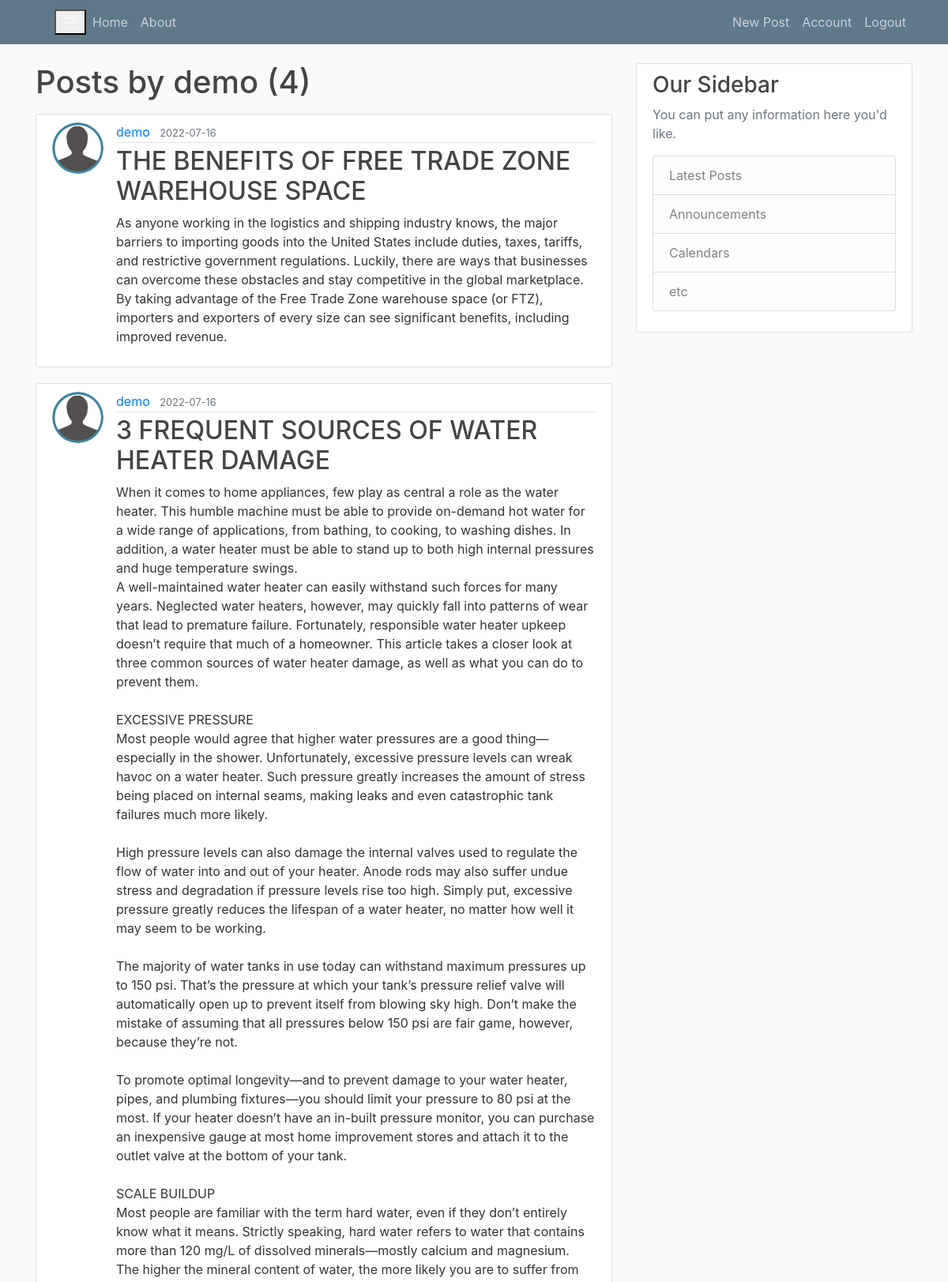
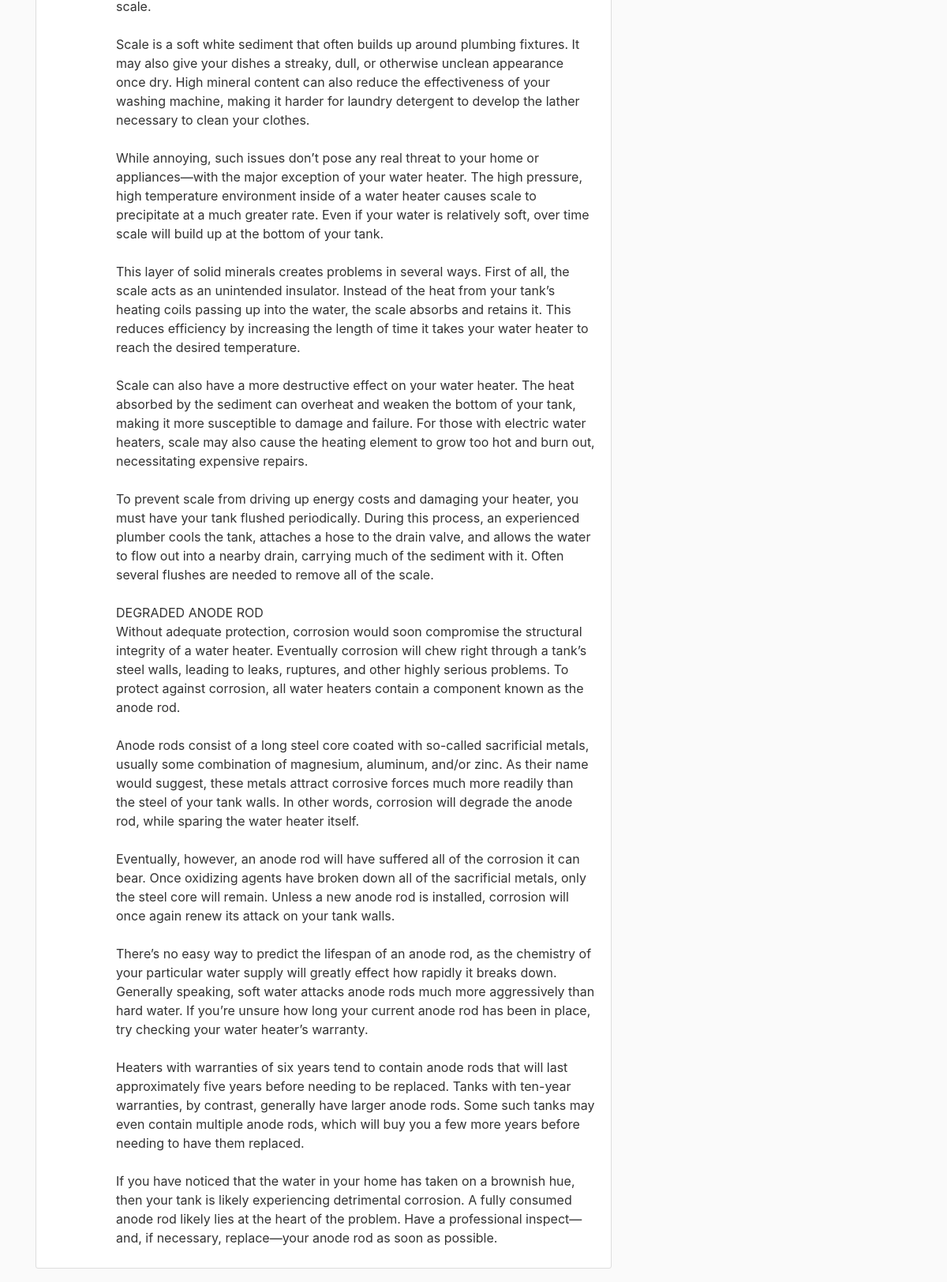
/user/demo (signed in, upper part), run on the app's committed database (2 pictures, top to bottom).
### flaskblog/models.py (models this page shows, shortened)
class User(db.Model, UserMixin):
    id = db.Column(db.Integer, primary_key=True)
    username = db.Column(db.String(20), unique=True, nullable=False)
    email = db.Column(db.String(120), unique=True, nullable=False)
    image_file = db.Column(db.String(20), nullable=False, default='default.png')
    password = db.Column(db.String(60), nullable=False)
    posts = db.relationship('Post', backref='author', lazy=True)

class Post(db.Model):
    id = db.Column(db.Integer, primary_key=True)
    title = db.Column(db.String(100), unique=True, nullable=False)
    date_posted = db.Column(db.DateTime, nullable=False, default=datetime.utcnow)
    content = db.Column(db.Text, nullable=False)
    user_id = db.Column(db.Integer, db.ForeignKey('user.id'), nullable=False)

### flaskblog/routes.py (the view)
@app.route("/user/<string:username>")
def user_posts(username):
    page = request.args.get('page', 1, type=int)
    user = User.query.filter_by(username=username).first_or_404()
    posts = Post.query.filter_by(author=user).order_by(
        Post.date_posted.desc()).paginate(page=page, per_page=5)
    return render_template("user_post.html", posts=posts, user=user)

### flaskblog/models.py (called while the page is built)
@login_manager.user_loader
def load_user(user_id):
    return User.query.get(int(user_id))

### flaskblog/templates/user_post.html (shortened to what this page needs)
{% extends "layout.html" %}
{% block content %}
    <h1 class="mb-3">Posts by {{ user.username }} ({{ posts.total }})</h1>
    {% for post in posts.items %}
        <article class="media content-section">
          <img class="rounded-circle article-img" src="{{ url_for('static', filename='profile_pics/' + post.author.image_file) }}">
          <div class="media-body">
            <div class="article-metadata">
              <a class="mr-2" href="{{ url_for('user_posts', username=post.author.username) }}">{{ post.author.username }}</a>
              <small class="text-muted">{{ post.date_posted.strftime('%Y-%m-%d') }}</small>
            </div>
            <h2><a class="article-title" href="{{ url_for('post', post_id=post.id) }}">{{ post.title }}</a></h2>
            <p class="article-content">{{ post.content }}</p>
          </div>
        </article>
    {% endfor %}
{% endblock content %}

### flaskblog/static/main.css (style rules this page uses)
body { background: #fafafa; color: #333333; margin-top: 5rem; }
h1, h2, h3, h4, h5, h6 { color: #444444; }
.content-section { background: #ffffff; padding: 10px 20px; border: 1px solid #dddddd; border-radius: 3px; margin-bottom: 20px; }
.article-title { color: #444444; }
.article-content { white-space: pre-line; }
.article-img { height: 65px; width: 65px; margin-right: 16px; }
.article-metadata { padding-bottom: 1px; margin-bottom: 4px; border-bottom: 1px solid #e3e3e3 }

### data on the page
User: username "demo"
Post: image_file (picture), author.username "demo", date_posted "2022-07-16", title "THE BENEFITS OF FREE TRADE ZONE WAREHOUSE SPACE", content "As anyone working in the logistics and shipping industry knows, the major barriers to importing goods into the United States include duties, taxes, tariffs, and restrictive government regulations. Luckily, there are ways that businesses can overcome these obstacles and stay competitive in the global marketplace. By taking advantage of the Free Trade Zone warehouse space (or FTZ), importers and exporters of every size can see significant benefits, including improved revenue."
Post: image_file (picture), author.username "demo", date_posted "2022-07-16", title "3 FREQUENT SOURCES OF WATER HEATER DAMAGE", content "When it comes to home appliances, few play as central a role as the water heater. This humble machine must be able to provide on-demand hot water for a wide range of applications, from bathing, to cooking, to washing dishes. In addition, a water heater must be able to stand up to both high internal pressures and huge temperature swings. A well-maintained water heater can easily withstand such forces for many years. Neglected water heaters, however, may quickly fall into patterns of wear that lead to premature failure. Fortunately, responsible water heater upkeep doesn’t require that much of a homeowner. This article takes a closer look at three common sources of water heater damage, as well…"

### other printed values
{{ posts.total }} "4"
